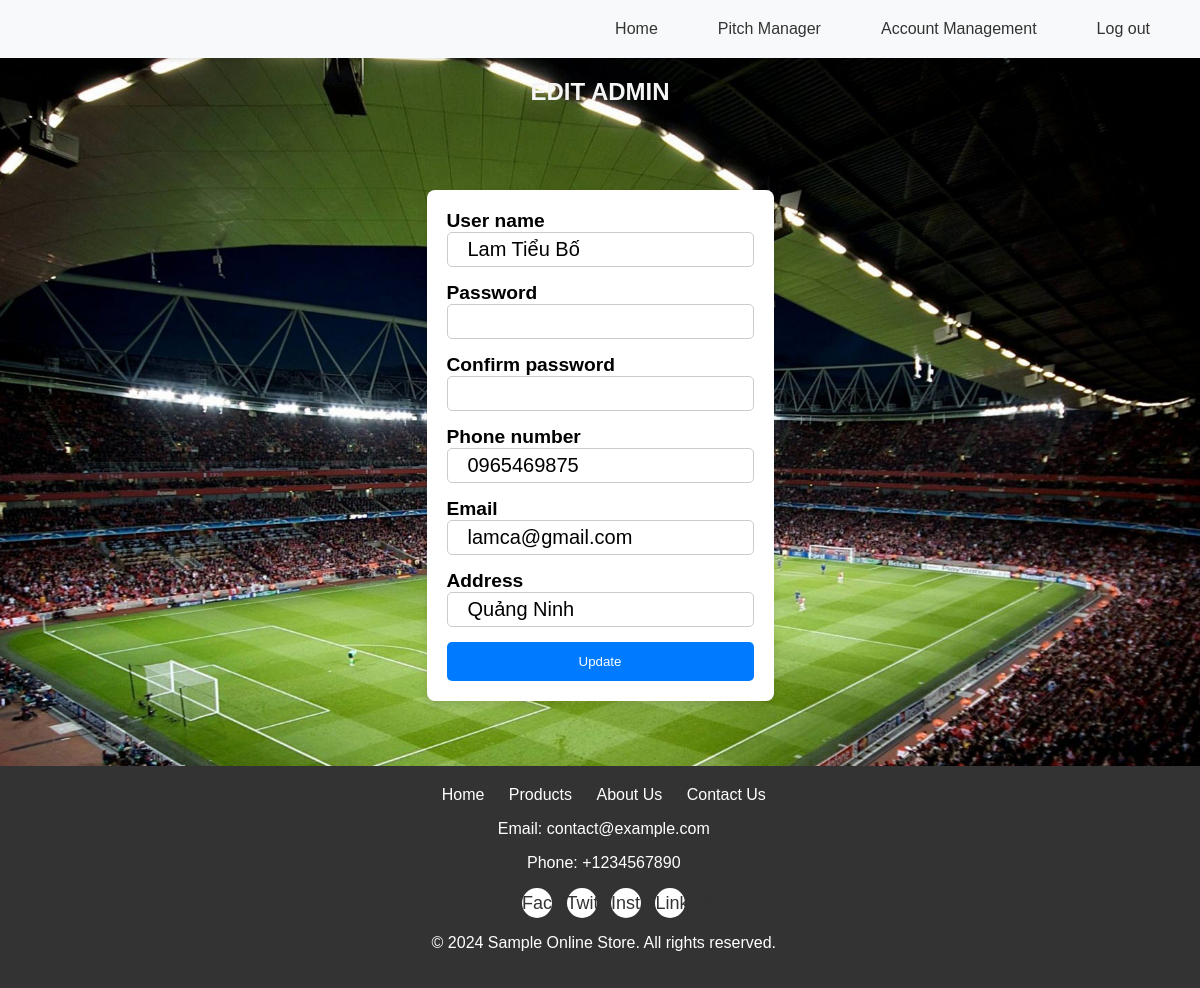
/GUI/editAdmin.php?action=edit&id=3 (signed in), run on the app's committed database.
### tables this page shows
CREATE TABLE `users` (
  `id` bigint(20) UNSIGNED NOT NULL,
  `name` varchar(255) NOT NULL,
  `phone` varchar(10) DEFAULT NULL,
  `email` varchar(50) NOT NULL,
  `password` varchar(264) DEFAULT NULL,
  `address` varchar(255) DEFAULT NULL,
  `type` bigint(20) NOT NULL DEFAULT 2,
  `remember_token` varchar(100) DEFAULT NULL,
  `created_at` timestamp NOT NULL DEFAULT current_timestamp(),
  `updated_at` timestamp NULL DEFAULT NULL ON UPDATE current_timestamp()
);

### DAL/connect_database.php (called while the page is built)
<?php
function getConnection() {
    $host = "localhost";
    $db_name = "quan_ly_san_bong";
    $username = "root";
    $password = "";
    try {
        $conn = new mysqli($host, $username, $password, $db_name);
        return $conn;
    } catch(PDOException $exception) {
        echo "Connection error: " . $exception->getMessage();
        return null;
    }
}

### BLL/UserService.php (called while the page is built, shortened)
<?php
require_once __DIR__ . '/../DAL/UserRepository.php';
class UserService {
    private $userRepository;
    public function __construct() {
        $this->userRepository = new UserRepository();
    }
     public function getUserById($id) {
        return $this->userRepository->findUserById($id);
    }
}

### DAL/UserRepository.php (called while the page is built, shortened)
<?php
require_once __DIR__ . '/connect_database.php';
class UserRepository {
    private $conn;
    public function __construct() {
        $this->conn = getConnection();
    }
    public function findUserById($id) {
        $sql = "SELECT * FROM users WHERE id=?";
        $stmt = $this->conn->prepare($sql);
        $stmt->bind_param("i", $id);
        $stmt->execute();
        $result = $stmt->get_result();
        $user = $result->fetch_assoc();
        return $user;
    }
}

### GUI/editAdmin.php (the view, shortened to what this page needs)
<?php
include 'header_admin.php';
require_once __DIR__ . '/../BLL/UserService.php';
$userService = new UserService();
$user = $userService->getUserById($_GET['id']);
?>
<!DOCTYPE html>
<html lang="en">
<head>
    <link rel="stylesheet" href="css/userEdit.css?v=<?php echo time(); ?>">
</head>
<body>
    <h2>EDIT ADMIN</h2>
    <div class="container">
        <div class="col-md-6">
            <form action="" method="post">
                <div class="form-group">
                    <label for="tenKhachHang">User name</label><br>
                    <input type="text" class="form-control" id="tenKhachHang" name="tenKhachHang"
                        value="<?php echo $user['name']; ?>">
                </div>
                <div class="form-group">
                    <div class="">
                        <label for="matKhau">Password</label><br>
                        <input type="password" class="form-control" id="matKhau" name="matKhau" value="">
                    </div>
                </div>
                <div class="form-group">
                    <div class="">
                        <label for="xacNhan">Confirm password</label><br>
                        <input type="password" class="form-control" id="xacNhan" name="xacNhan" value="">
                    </div>
                </div>
                <div class="form-group">
                    <label for="soDienThoai">Phone number</label><br>
                    <input type="text" class="form-control" id="soDienThoai" name="soDienThoai"
                        value="<?php echo $user['phone']; ?>">
                </div>
                <div class="form-group">
                    <label for="email">Email</label><br>
                    <input type="email" class="form-control" id="email" name="email"
                        value="<?php echo $user['email']; ?>">
                </div>
                <div class="form-group">
                    <label for="diaChi">Address</label><br>
                    <input type="text" class="form-control" id="diaChi" name="diaChi"
                        value="<?php echo $user['address']; ?>">
                </div>
                <button type="submit" class="btn">Update</button>
            </form>
        </div>
    </div>
</body>
</html>
<?php
    include 'footer.php';
?>

### GUI/css/userEdit.css (style rules this page uses)
body { margin: 0px; padding: 0px; font-family: Arial, sans-serif; background-image: url("../img/pitch3.jpg"); background-size: cover; background-position: center; background-repeat: no-repeat; }
.container { display: flex; justify-content: center; align-items: center; height: 80vh; }
.col-md-6 { max-width: 600px; margin: 0 auto; padding: 20px; background-color: #fff; box-shadow: 0 4px 8px rgba(0, 0, 0, 0.1); border-radius: 8px; }
h2 { text-align: center; color: whitesmoke; }
.form-group { margin-bottom: 15px; }
.form-control { padding: 5px 20px; border: 1px solid #ccc; border-radius: 5px; font-size: 20px; }
.btn { background-color: #007bff; color: white; padding: 12px 20px; border: none; border-radius: 5px; cursor: pointer; width: 100%; }
.col-md-6 label { font-weight: bold; font-size: larger; }

### GUI/css/footer.css (style rules this page uses)
body { margin: 0; padding: 0; font-family: Arial, sans-serif; display: flex; flex-direction: column; min-height: 100vh; }

### data on the page
users: tenKhachHang "Lam Tiểu Bố", soDienThoai "0965469875", email "lamca@gmail.com", diaChi "Quảng Ninh"
